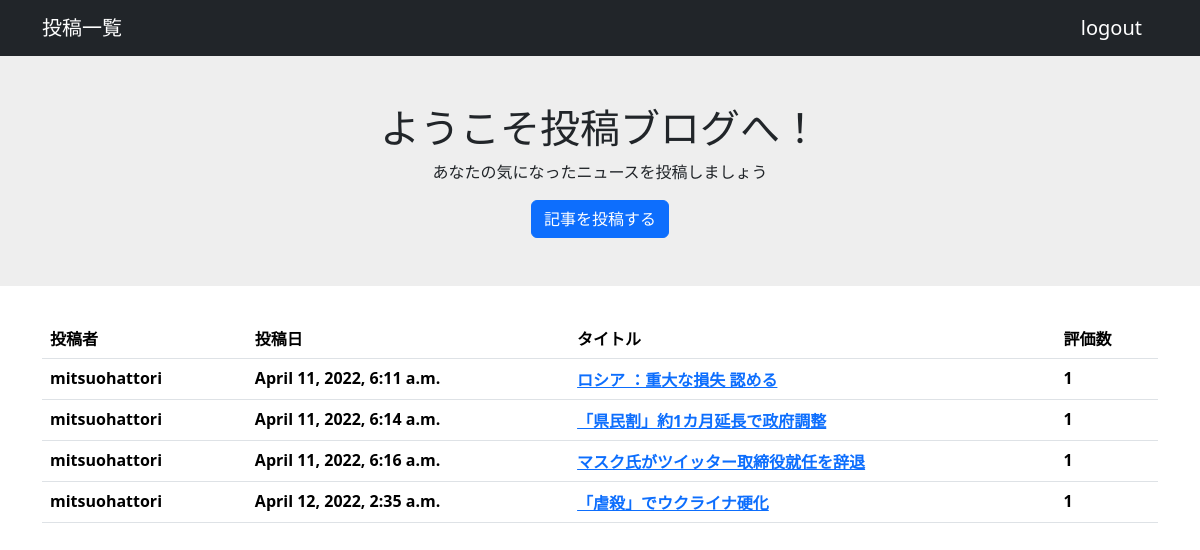
The app's page / (signed in) with its own data.
### postingapp/models.py (models this page shows, shortened)
class PostingModel(models.Model):
    title = models.CharField(max_length=100)
    content = models.TextField()
    author = models.ForeignKey(User, on_delete=models.CASCADE)
    images = models.ImageField(upload_to='')
    useful_review = models.IntegerField(null=True, blank=True, default=0)
    useful_review_record = models.TextField()
    evaluation = models.CharField(max_length=10, choices=EVALUATION_CHOICES)
    created_at = models.DateTimeField("投稿日", auto_now_add=True)
    updated_at = models.DateTimeField("更新日", auto_now=True)

### postingapp/views.py (the view)
# urls.py: path('', top, name='top'),
@login_required
def top(request):
    object_list = PostingModel.objects.all()
    return render(request, 'top.html', {'object_list': object_list})

### templates/top.html
{% extends 'base.html' %}
{% block content %}
<div class="welcome">
  <h1 class="title">ようこそ投稿ブログへ！</h1>
  <p class="subtitle">あなたの気になったニュースを投稿しましょう</p>
  <a href="{% url 'create' %}" class="btn btn-primary">記事を投稿する</a>
</div>
<div class="container">
  <table class="table">
    <thead>
      <th>投稿者</th>
      <th>投稿日</th>
      <th>タイトル</th>
      <th>評価数</th>
    </thead>
    <tdody>
      {% for item in object_list %}
      <tr>
        <th>{{ item.author }} </th>
        <th>{{ item.created_at }}</th>
        <th><a href="{% url 'detail' item.pk %}">{{ item.title }}</a></th>
        <th>{{ item.useful_review }}</th>
      </tr>
      {% endfor %}
    </tdody>
  </table>
</div>
{% endblock content %}

### templates/base.html (shortened to what this page needs)
{% load django_bootstrap5 %}
{% load static %}
<html>
  <head>
    {% bootstrap_css %}
    <link rel="stylesheet" href="{% static 'style1.css' %}" type="text/css">
  </head>
  <body>
    <nav class="navbar navbar-expand flex-md-row navbar-dark bg-dark">
      <div class="container justify-content-between">
        <a href="{% url 'top' %}" class="navbar-brand">投稿一覧</a>
        {% if user.is_authenticated %}
        <a href="{% url 'logout' %}" class="navbar-brand">logout</a>
        {% else %}
        <a href="{% url 'login' %}" class="navbar-brand">login</a>
        <a href="{% url 'signup' %}" class="navbar-brand">signup</a>
        {% endif %}
      </div>
    </nav>
  {% block content %}
  {% endblock content %}
  </body>
</html>

### static/style1.css (style rules this page uses)
.welcome { padding: 3rem 0; margin-bottom: 2rem; background-color: #eee; align-items: center; display: flex; flex-direction: column; }

### records on screen
PostingModel: author "mitsuohattori", created_at "April 11, 2022, 6:11 a.m.", title "ロシア ：重大な損失 認める", useful_review "1"
PostingModel: author "mitsuohattori", created_at "April 11, 2022, 6:14 a.m.", title "「県民割」約1カ月延長で政府調整", useful_review "1"
PostingModel: author "mitsuohattori", created_at "April 11, 2022, 6:16 a.m.", title "マスク氏がツイッター取締役就任を辞退", useful_review "1"
PostingModel: author "mitsuohattori", created_at "April 12, 2022, 2:35 a.m.", title "「虐殺」でウクライナ硬化", useful_review "1"
